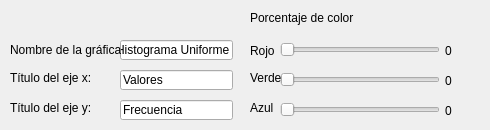
      <widget class="QWidget" name="tab_25">
       <attribute name="title">
        <string>Hist.Uniforme</string>
       </attribute>
       <widget class="QLabel" name="label_360">
        <property name="geometry">
         <rect>
          <x>250</x>
          <y>70</y>
          <width>31</width>
          <height>16</height>
         </rect>
        </property>
        <property name="text">
         <string>Verde</string>
        </property>
       </widget>
       <widget class="QLabel" name="label_348">
        <property name="geometry">
         <rect>
          <x>250</x>
          <y>40</y>
          <width>31</width>
          <height>21</height>
         </rect>
        </property>
        <property name="text">
         <string>Rojo</string>
        </property>
       </widget>
       <widget class="QLabel" name="azulhun">
        <property name="geometry">
         <rect>
          <x>445</x>
          <y>100</y>
          <width>21</width>
          <height>21</height>
         </rect>
        </property>
        <property name="text">
         <string>0</string>
        </property>
       </widget>
       <widget class="QLineEdit" name="hypoi_2">
        <property name="geometry">
         <rect>
          <x>120</x>
          <y>100</y>
          <width>113</width>
          <height>20</height>
         </rect>
        </property>
        <property name="text">
         <string>Frecuencia</string>
        </property>
       </widget>
       <widget class="QLineEdit" name="hpoi_2">
        <property name="geometry">
         <rect>
          <x>120</x>
          <y>40</y>
          <width>113</width>
          <height>20</height>
         </rect>
        </property>
        <property name="text">
         <string>Histograma Uniforme</string>
        </property>
       </widget>
       <widget class="QSlider" name="hunrojo">
        <property name="geometry">
         <rect>
          <x>280</x>
          <y>40</y>
          <width>160</width>
          <height>19</height>
         </rect>
        </property>
        <property name="maximum">
         <number>100</number>
        </property>
        <property name="orientation">
         <enum>Qt::Horizontal</enum>
        </property>
       </widget>
       <widget class="QLabel" name="label_351">
        <property name="geometry">
         <rect>
          <x>10</x>
          <y>40</y>
          <width>111</width>
          <height>20</height>
         </rect>
        </property>
        <property name="text">
         <string>Nombre de la gráfica: </string>
        </property>
       </widget>
       <widget class="QSlider" name="hunazul">
        <property name="geometry">
         <rect>
          <x>280</x>
          <y>100</y>
          <width>160</width>
          <height>19</height>
         </rect>
        </property>
        <property name="maximum">
         <number>100</number>
        </property>
        <property name="orientation">
         <enum>Qt::Horizontal</enum>
        </property>
       </widget>
       <widget class="QSlider" name="hunverde">
        <property name="geometry">
         <rect>
          <x>280</x>
          <y>70</y>
          <width>160</width>
          <height>19</height>
         </rect>
        </property>
        <property name="maximum">
         <number>100</number>
        </property>
        <property name="orientation">
         <enum>Qt::Horizontal</enum>
        </property>
       </widget>
       <widget class="QLabel" name="verdehun">
        <property name="geometry">
         <rect>
          <x>445</x>
          <y>70</y>
          <width>21</width>
          <height>21</height>
         </rect>
        </property>
        <property name="text">
         <string>0</string>
        </property>
       </widget>
       <widget class="QLabel" name="label_361">
        <property name="geometry">
         <rect>
          <x>250</x>
          <y>10</y>
          <width>231</width>
          <height>16</height>
         </rect>
        </property>
        <property name="text">
         <string>Porcentaje de color </string>
        </property>
       </widget>
       <widget class="QLineEdit" name="hxpoi_2">
        <property name="geometry">
         <rect>
          <x>120</x>
          <y>70</y>
          <width>113</width>
          <height>20</height>
         </rect>
        </property>
        <property name="text">
         <string>Valores</string>
        </property>
       </widget>
       <widget class="QLabel" name="rojohun">
        <property name="geometry">
         <rect>
          <x>445</x>
          <y>40</y>
          <width>21</width>
          <height>21</height>
         </rect>
        </property>
        <property name="text">
         <string>0</string>
        </property>
       </widget>
       <widget class="QLabel" name="label_362">
        <property name="geometry">
         <rect>
          <x>10</x>
          <y>70</y>
          <width>101</width>
          <height>16</height>
         </rect>
        </property>
        <property name="text">
         <string>Título del eje x: </string>
        </property>
       </widget>
       <widget class="QLabel" name="label_363">
        <property name="geometry">
         <rect>
          <x>250</x>
          <y>100</y>
          <width>31</width>
          <height>16</height>
         </rect>
        </property>
        <property name="text">
         <string>Azul</string>
        </property>
       </widget>
       <widget class="QLabel" name="label_364">
        <property name="geometry">
         <rect>
          <x>10</x>
          <y>100</y>
          <width>121</width>
          <height>16</height>
         </rect>
        </property>
        <property name="text">
         <string>Título del eje y: </string>
        </property>
       </widget>
      </widget>
